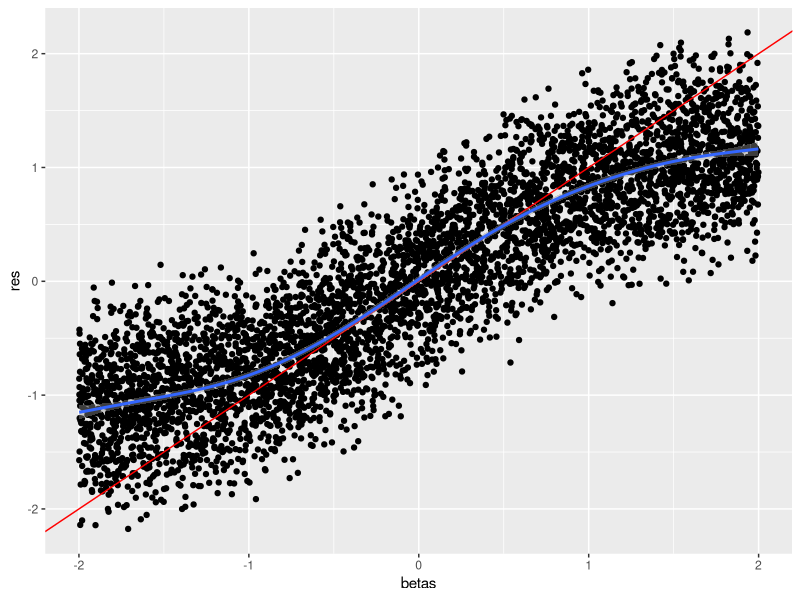

This chart was generated by the following R code: (Note: a time limit stopped this script after it produced the figure.)
## ---- chunk 1
library(dplyr)
library(ggplot2)

sim <- function(nc, n)
{
    g <- rbinom(n, 2, 0.4)
    betas <- runif(nc, -2, 2)
    m <- sapply(1:nc, function(i)
    {
        g * betas[i] + rnorm(n)
    })
    # for each individual sample cell type proportions
    cellprop <- sapply(1:n, function(x) {a <- runif(nc); a/sum(a)}) %>% t()
    # weighted sum
    M <- (scale(m) * cellprop) %>% rowSums
    res <- sapply(1:nc, function(i)
    {
      summary(lm(M ~ g * cellprop[,i]))$coef[4,1]
    })
    return(tibble(res, betas))
}

o <- lapply(1:1000, function(i) sim(5, 10000) %>% mutate(sim=i)) %>% bind_rows()
o
## ---- chunk 2
ggplot(o, aes(x=betas, y=res)) +
geom_point() +
geom_abline(colour="red") +
geom_smooth()
## ---- chunk 3
cellprop_noise <- function(cellprop, sigma)
{
    apply(cellprop, 1, function(x)
    {
        a <- rnorm(length(x), x, sigma)
        a / sum(a)
    }) %>% t()
}
## ---- chunk 4
sim2 <- function(nc, n, noise_sigma)
{
    g <- rbinom(n, 2, 0.4)
    betas <- runif(nc, -2, 2)
    m <- sapply(1:nc, function(i)
    {
        g * betas[i] + rnorm(n)
    })
    # for each individual sample cell type proportions
    cellprop <- sapply(1:n, function(x) {a <- runif(nc); a/sum(a)}) %>% t()
    cpn <- cellprop_noise(cellprop, noise_sigma)
    # weighted sum
    M <- (scale(m) * cellprop) %>% rowSums
    res <- sapply(1:nc, function(i)
    {
      summary(lm(M ~ g * cpn[,i]))$coef[4,1]
    })
    return(tibble(res, betas))
}

o2 <- lapply(1:1000, function(i) {
    s <- sample(c(0, 0.05, 0.1), 1)
    sim2(5, 10000, s) %>% mutate(sim=i, s=s)
}) %>% bind_rows()
o2
## ---- chunk 5
ggplot(o2, aes(x=betas, y=res)) +
geom_point() +
geom_smooth() +
geom_abline(colour="red") +
facet_wrap(~ s)
## ---- chunk 6
sessionInfo()
